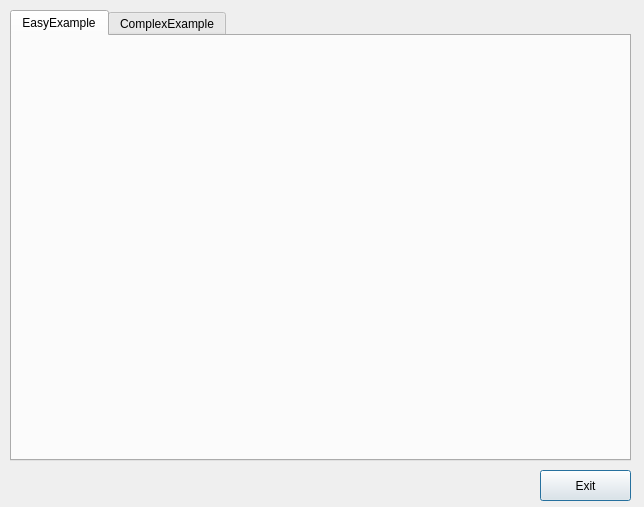
<?xml version="1.0" encoding="UTF-8"?>
<ui version="4.0">
 <class>MainForm</class>
 <widget class="QDialog" name="MainForm">
  <property name="geometry">
   <rect>
    <x>0</x>
    <y>0</y>
    <width>644</width>
    <height>507</height>
   </rect>
  </property>
  <property name="windowTitle">
   <string>ThunderGrid Demo</string>
  </property>
  <widget class="QPushButton" name="pb_Exit">
   <property name="geometry">
    <rect>
     <x>540</x>
     <y>470</y>
     <width>91</width>
     <height>31</height>
    </rect>
   </property>
   <property name="text">
    <string>Exit</string>
   </property>
  </widget>
  <widget class="QTabWidget" name="tw_Example">
   <property name="geometry">
    <rect>
     <x>10</x>
     <y>10</y>
     <width>621</width>
     <height>451</height>
    </rect>
   </property>
   <property name="currentIndex">
    <number>0</number>
   </property>
   <widget class="QWidget" name="tab_EasyExample">
    <attribute name="title">
     <string>EasyExample</string>
    </attribute>
   </widget>
   <widget class="QWidget" name="tab_ComplexExample">
    <attribute name="title">
     <string>ComplexExample</string>
    </attribute>
   </widget>
  </widget>
 </widget>
 <resources/>
 <connections/>
</ui>
